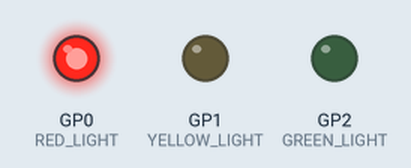
The program below on a simulated Raspberry Pi Pico. Parts: output pins drawn as LEDs (lit = HIGH).

Above: at 2.5 s.
At 6.2 s:
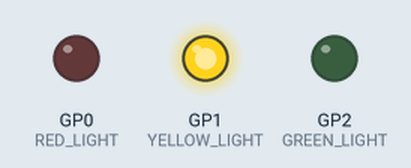
At 7.7 s:
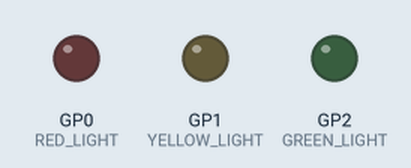
At 10.5 s:
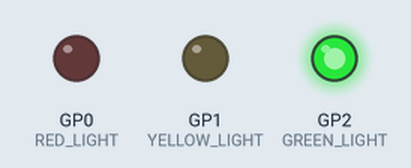
Timing chart, 0 to 16.9 s (numbered marks = the images above):
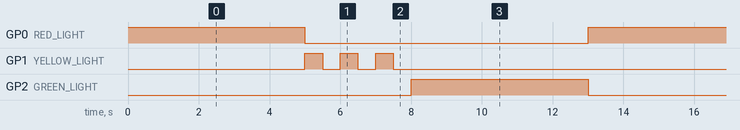

The program:

main.cpp
```cpp
/**
 * Traffic Lights
 *
 * Traffic lights simulator.
 */
#include "Arduino.h"

int RED_LIGHT = 0;
int YELLOW_LIGHT = 1;
int GREEN_LIGHT = 2;

void setup()
{
  // initialize LEDs digital pin as an output.
  pinMode(RED_LIGHT, OUTPUT);
  pinMode(YELLOW_LIGHT, OUTPUT);
  pinMode(GREEN_LIGHT, OUTPUT);
}

// red light operation function
void red_light(int operation_time)
{
  digitalWrite(RED_LIGHT, HIGH);
  digitalWrite(YELLOW_LIGHT, LOW);
  digitalWrite(GREEN_LIGHT, LOW);
  delay(operation_time);
}

// yellow light operation function
void yellow_light(int blink_times, int blink_time)
{
  digitalWrite(RED_LIGHT, LOW);
  digitalWrite(GREEN_LIGHT, LOW);
  for (int i = 0; i < blink_times; i++)
  {
    digitalWrite(YELLOW_LIGHT, HIGH);
    delay(blink_time);
    digitalWrite(YELLOW_LIGHT, LOW);
    delay(blink_time);
  }
}

// green light operation function
void green_light(int operation_time)
{
  digitalWrite(RED_LIGHT, LOW);
  digitalWrite(YELLOW_LIGHT, LOW);
  digitalWrite(GREEN_LIGHT, HIGH);
  delay(operation_time);
}

void loop()
{
  int operation_time = 5000;
  int blink_times = 3;
  int blink_time = 500;

  red_light(operation_time);
  yellow_light(blink_times, blink_time);
  green_light(operation_time);
}
```

Measured:
- by itself, GP0 (RED_LIGHT), GP2 (GREEN_LIGHT): alternates HIGH for 5.0 s and LOW for 8.0 s
- by itself, GP1 (YELLOW_LIGHT): repeats every 13.0 s: 2 × (LOW 0.50 s, HIGH 0.50 s), LOW 10.5 s, HIGH 0.50 s
- by itself, everything shown: repeats every 13.0 s, in 8 steps
